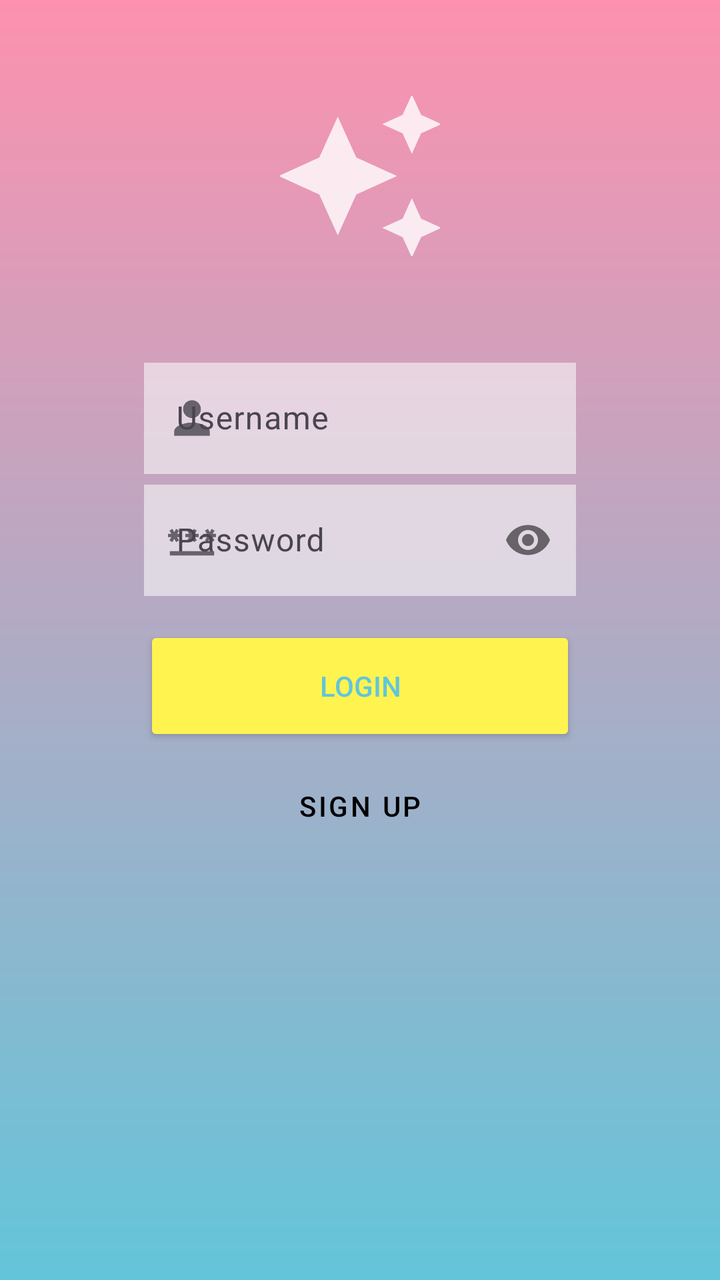
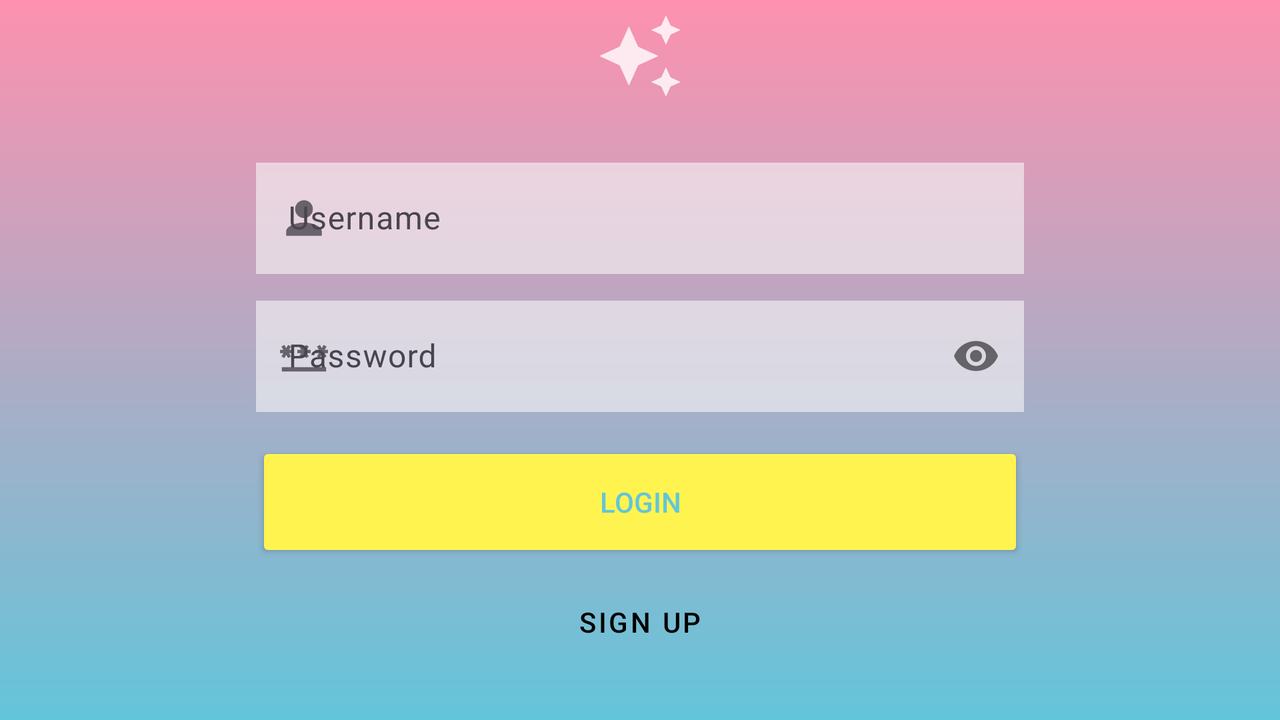

One screen, two layout resources from the same app: the default and the author's alternative for another configuration. Each is rendered where Android would select it; the XML of both is given below.
<!-- AndroidManifest.xml: application theme Theme.NiceStart -->
<!-- res/layout/login.xml -->
<?xml version="1.0" encoding="utf-8"?>
<androidx.constraintlayout.widget.ConstraintLayout xmlns:android="http://schemas.android.com/apk/res/android"
    xmlns:app="http://schemas.android.com/apk/res-auto"
    xmlns:tools="http://schemas.android.com/tools"
    android:id="@+id/login"
    android:layout_width="match_parent"
    android:layout_height="match_parent"
    android:background="@drawable/gradient"
    tools:context="com.min.nicestart.Login">

    <ImageView
        android:id="@+id/girl"
        android:layout_width="match_parent"
        android:layout_height="match_parent"
        android:scaleType="centerCrop"
        app:layout_constraintStart_toStartOf="parent"
        app:layout_constraintTop_toTopOf="parent">
        
    </ImageView>



    <View
        android:layout_width="match_parent"
        android:layout_height="match_parent"
        android:alpha="0.0"
        android:background="@color/amarillo"
        tools:layout_editor_absoluteX="87dp"
        tools:layout_editor_absoluteY="0dp">

    </View>

    <ImageView
        android:id="@+id/logo"
        android:layout_width="80dp"
        android:layout_height="80dp"
        android:layout_marginTop="48dp"
        android:src="@drawable/estrellas"
        app:layout_constraintEnd_toEndOf="parent"
        app:layout_constraintStart_toStartOf="parent"
        app:layout_constraintTop_toTopOf="parent"

        >

    </ImageView>
    <com.google.android.material.textfield.TextInputLayout
        android:id="@+id/user"
        android:layout_width="0dp"
        android:layout_height="wrap_content"
        android:layout_marginTop="48dp"
        app:layout_constraintEnd_toEndOf="@id/guideLine3"
        app:layout_constraintStart_toStartOf="@id/guideLine2"
        app:layout_constraintTop_toBottomOf="@id/logo"
        app:startIconDrawable="@drawable/persona"
        >
        <EditText
            android:layout_width="match_parent"
            android:layout_height="wrap_content"
            android:alpha="0.6"
            android:background="@color/blanco"
            android:hint="@string/username">

        </EditText>
    </com.google.android.material.textfield.TextInputLayout>

    <com.google.android.material.textfield.TextInputLayout
        android:id="@+id/contra"
        android:layout_width="0dp"
        android:layout_height="wrap_content"
        android:layout_marginTop="0dp"
        android:orientation="horizontal"
        app:layout_constraintEnd_toEndOf="@id/guideLine3"
        app:layout_constraintStart_toStartOf="@id/guideLine2"
        app:layout_constraintTop_toBottomOf="@+id/user"
        app:passwordToggleEnabled="true"


        app:startIconDrawable="@drawable/contrase">

        <EditText
            android:id="@+id/password"
            android:layout_width="match_parent"
            android:layout_height="wrap_content"
            android:alpha="0.6"
            android:background="@color/blanco"
            android:hint="@string/password"
            android:inputType="textPassword"
            android:maxLines="1"


            >

        </EditText>

    </com.google.android.material.textfield.TextInputLayout>


    <Button
        android:id="@+id/boton"
        android:onClick="AbrirMain"
        android:text="@string/login"
        app:layout_constraintEnd_toEndOf="@id/guideLine3"
        app:layout_constraintStart_toStartOf="@id/guideLine2"
        app:layout_constraintTop_toBottomOf="@id/contra"
        android:layout_marginTop="15dp"
        style="@style/buttonflat" />
    <Button
        android:id="@+id/loginn"
        android:onClick="AbrirSignup"
        android:text="@string/sign_up"
        app:layout_constraintEnd_toEndOf="@id/guideLine3"
        app:layout_constraintStart_toStartOf="@id/guideLine2"
        app:layout_constraintTop_toBottomOf="@id/boton"
        style="@style/buttonoutlined" />

        <androidx.constraintlayout.widget.Guideline
            android:id="@+id/guideLine2"
            android:layout_width="wrap_content"
            android:layout_height="wrap_content"
            android:orientation="vertical"
            app:layout_constraintGuide_percent="0.20"
            />
        <androidx.constraintlayout.widget.Guideline
            android:id="@+id/guideLine3"
            android:layout_width="wrap_content"
            android:layout_height="wrap_content"
            android:orientation="vertical"
            app:layout_constraintGuide_percent="0.80"
            />



</androidx.constraintlayout.widget.ConstraintLayout>
<!-- resources referenced by this layout -->
<resources>
  <color name="amarillo">#FFF44F</color>
  <color name="blanco">#F8F8F8</color>
  <!-- drawable contrase (drawable-anydpi) -->
  <vector xmlns:android="http://schemas.android.com/apk/res/android"
      android:width="24dp"
      android:height="24dp"
      android:viewportWidth="24"
      android:viewportHeight="24"
      android:tint="#FFFFFF"
      android:alpha="0.8">
    <group android:scaleX="1.1111112"
        android:scaleY="1.1111112"
        android:translateX="-1.3333334"
        android:translateY="-1.3333334">
      <path
          android:fillColor="@android:color/white"
          android:pathData="M2,17h20v2H2V17zM3.15,12.95L4,11.47l0.85,1.48l1.3,-0.75L5.3,10.72H7v-1.5H5.3l0.85,-1.47L4.85,7L4,8.47L3.15,7l-1.3,0.75L2.7,9.22H1v1.5h1.7L1.85,12.2L3.15,12.95zM9.85,12.2l1.3,0.75L12,11.47l0.85,1.48l1.3,-0.75l-0.85,-1.48H15v-1.5h-1.7l0.85,-1.47L12.85,7L12,8.47L11.15,7l-1.3,0.75l0.85,1.47H9v1.5h1.7L9.85,12.2zM23,9.22h-1.7l0.85,-1.47L20.85,7L20,8.47L19.15,7l-1.3,0.75l0.85,1.47H17v1.5h1.7l-0.85,1.48l1.3,0.75L20,11.47l0.85,1.48l1.3,-0.75l-0.85,-1.48H23V9.22z"/>
    </group>
  </vector>
  <!-- drawable estrellas (drawable-anydpi) -->
  <vector xmlns:android="http://schemas.android.com/apk/res/android"
      android:width="24dp"
      android:height="24dp"
      android:viewportWidth="24"
      android:viewportHeight="24"
      android:tint="#FFFFFF"
      android:alpha="0.8">
    <group android:scaleX="1.1111112"
        android:scaleY="1.1111112"
        android:translateX="-1.3333334"
        android:translateY="-1.3333334">
      <path
          android:fillColor="@android:color/white"
          android:pathData="M19,9l1.25,-2.75L23,5l-2.75,-1.25L19,1l-1.25,2.75L15,5l2.75,1.25L19,9zM11.5,9.5L9,4 6.5,9.5 1,12l5.5,2.5L9,20l2.5,-5.5L17,12l-5.5,-2.5zM19,15l-1.25,2.75L15,19l2.75,1.25L19,23l1.25,-2.75L23,19l-2.75,-1.25L19,15z"/>
    </group>
  </vector>
  <!-- drawable gradient (drawable) -->
  <?xml version="1.0" encoding="utf-8"?>
  <shape xmlns:android="http://schemas.android.com/apk/res/android">
      <gradient
          android:startColor="@color/pink"
          android:endColor="@color/azul"
          android:angle="270"
              >
      </gradient>
  </shape>
  <!-- drawable persona: png bitmap (drawable-hdpi, 376 bytes) -->
  <string name="login">LOGIN</string>
  <string name="password">Password</string>
  <string name="sign_up">SIGN UP</string>
  <string name="username">Username</string>
  <style name="buttonflat">
          <item name="android:layout_width">0dp</item>
          <item name="android:layout_height">60dp</item>
          <item name="android:backgroundTint">@color/amarillo</item>
          <item name="android:textColor">@color/azul</item>
          <item name="cornerRadius">8dp</item>
      </style>
  <style name="buttonoutlined" parent="Widget.MaterialComponents.Button.OutlinedButton">
          <item name="android:layout_width">0dp</item>
          <item name="android:layout_height">60dp</item>
          <item name="android:backgroundTint">@color/blanco</item>
          <item name="android:textColor">@color/black</item>
          <item name="cornerRadius">8dp</item>
          <item name="strokeColor">@android:color/white</item>
          <item name="strokeWidth">1dp</item>
  
      </style>
  <style name="Theme.NiceStart" parent="Base.Theme.NiceStart" />
  <color name="pink">#FD91AF</color>
  <color name="azul">#63C5DA</color>
  <color name="black">#FF000000</color>
  <style name="Base.Theme.NiceStart" parent="Theme.Material3.DayNight.NoActionBar">
          
          
      </style>
</resources>
<!-- res/layout-land/login.xml (the author's variant of the layout above) -->
<!-- drawn on the phone turned sideways -->
<?xml version="1.0" encoding="utf-8"?>
<androidx.constraintlayout.widget.ConstraintLayout xmlns:android="http://schemas.android.com/apk/res/android"
    xmlns:app="http://schemas.android.com/apk/res-auto"
    xmlns:tools="http://schemas.android.com/tools"
    android:id="@+id/loginland"
    android:layout_width="match_parent"
    android:layout_height="match_parent"
    android:background="@drawable/gradient"
    tools:context="com.min.nicestart.Login">

    <ImageView
        android:id="@+id/girl"
        android:layout_width="wrap_content"
        android:layout_height="match_parent"
        android:scaleType="centerCrop"
        app:layout_constraintStart_toStartOf="parent"
        app:layout_constraintTop_toTopOf="parent">
        
    </ImageView>



    <View
        android:layout_width="match_parent"
        android:layout_height="match_parent"
        android:alpha="0.0"
        android:background="@color/amarillo"
        tools:layout_editor_absoluteX="87dp"
        tools:layout_editor_absoluteY="0dp">

    </View>

    <ImageView
        android:id="@+id/logo"
        android:layout_width="80dp"
        android:layout_height="40dp"
        android:layout_marginTop="8dp"
        android:src="@drawable/estrellas"
        app:layout_constraintEnd_toEndOf="parent"
        app:layout_constraintStart_toStartOf="parent"
        app:layout_constraintTop_toTopOf="parent"

        >

    </ImageView>
    <com.google.android.material.textfield.TextInputLayout
        android:id="@+id/user"
        android:layout_width="0dp"
        android:layout_height="wrap_content"
        android:layout_marginTop="28dp"
        app:layout_constraintEnd_toEndOf="@id/guideLine3"
        app:layout_constraintStart_toStartOf="@id/guideLine2"
        app:layout_constraintTop_toBottomOf="@id/logo"
        app:startIconDrawable="@drawable/persona"
        >
        <EditText
            android:layout_width="match_parent"
            android:layout_height="wrap_content"
            android:alpha="0.6"
            android:background="@color/blanco"
            android:hint="@string/username">

        </EditText>
    </com.google.android.material.textfield.TextInputLayout>

    <com.google.android.material.textfield.TextInputLayout
        android:id="@+id/contra"
        android:layout_width="0dp"
        android:layout_height="wrap_content"
        android:layout_marginTop="8dp"
        app:layout_constraintEnd_toEndOf="@id/guideLine3"
        app:layout_constraintStart_toStartOf="@id/guideLine2"
        app:layout_constraintTop_toBottomOf="@+id/user"
        app:passwordToggleEnabled="true"
        app:startIconDrawable="@drawable/contrase"



        >

        <EditText
            android:id="@+id/password"
            android:layout_width="match_parent"
            android:layout_height="wrap_content"
            android:alpha="0.6"
            android:background="@color/blanco"
            android:hint="@string/password"
            android:inputType="textPassword"
            android:maxLines="1"
          

            >

        </EditText>

    </com.google.android.material.textfield.TextInputLayout>
    <Button
        android:id="@+id/boton"
        android:onClick="AbrirMain"
        android:text="LOGIN"
        app:layout_constraintEnd_toEndOf="@id/guideLine3"
        app:layout_constraintStart_toStartOf="@id/guideLine2"
        app:layout_constraintTop_toBottomOf="@id/contra"
        android:layout_marginTop="15dp"
        style="@style/buttonflat" />
    <Button
        android:id="@+id/login"
        android:onClick="AbrirSignup"
        android:text="SIGN UP"
        app:layout_constraintEnd_toEndOf="@id/guideLine3"
        app:layout_constraintStart_toStartOf="@id/guideLine2"
        app:layout_constraintTop_toBottomOf="@id/boton"
        style="@style/buttonoutlined" />

        <androidx.constraintlayout.widget.Guideline
            android:id="@+id/guideLine2"
            android:layout_width="wrap_content"
            android:layout_height="wrap_content"
            android:orientation="vertical"
            app:layout_constraintGuide_percent="0.20"
            />
        <androidx.constraintlayout.widget.Guideline
            android:id="@+id/guideLine3"
            android:layout_width="wrap_content"
            android:layout_height="wrap_content"
            android:orientation="vertical"
            app:layout_constraintGuide_percent="0.80"
            />



</androidx.constraintlayout.widget.ConstraintLayout>
<!-- resources referenced by the variant -->
<!-- as the phone turned sideways resolves them -->
<resources>
  <color name="amarillo">#FFF44F</color>
  <color name="blanco">#F8F8F8</color>
  <!-- drawable contrase (drawable-anydpi) -->
  <vector xmlns:android="http://schemas.android.com/apk/res/android"
      android:width="24dp"
      android:height="24dp"
      android:viewportWidth="24"
      android:viewportHeight="24"
      android:tint="#FFFFFF"
      android:alpha="0.8">
    <group android:scaleX="1.1111112"
        android:scaleY="1.1111112"
        android:translateX="-1.3333334"
        android:translateY="-1.3333334">
      <path
          android:fillColor="@android:color/white"
          android:pathData="M2,17h20v2H2V17zM3.15,12.95L4,11.47l0.85,1.48l1.3,-0.75L5.3,10.72H7v-1.5H5.3l0.85,-1.47L4.85,7L4,8.47L3.15,7l-1.3,0.75L2.7,9.22H1v1.5h1.7L1.85,12.2L3.15,12.95zM9.85,12.2l1.3,0.75L12,11.47l0.85,1.48l1.3,-0.75l-0.85,-1.48H15v-1.5h-1.7l0.85,-1.47L12.85,7L12,8.47L11.15,7l-1.3,0.75l0.85,1.47H9v1.5h1.7L9.85,12.2zM23,9.22h-1.7l0.85,-1.47L20.85,7L20,8.47L19.15,7l-1.3,0.75l0.85,1.47H17v1.5h1.7l-0.85,1.48l1.3,0.75L20,11.47l0.85,1.48l1.3,-0.75l-0.85,-1.48H23V9.22z"/>
    </group>
  </vector>
  <!-- drawable estrellas (drawable-anydpi) -->
  <vector xmlns:android="http://schemas.android.com/apk/res/android"
      android:width="24dp"
      android:height="24dp"
      android:viewportWidth="24"
      android:viewportHeight="24"
      android:tint="#FFFFFF"
      android:alpha="0.8">
    <group android:scaleX="1.1111112"
        android:scaleY="1.1111112"
        android:translateX="-1.3333334"
        android:translateY="-1.3333334">
      <path
          android:fillColor="@android:color/white"
          android:pathData="M19,9l1.25,-2.75L23,5l-2.75,-1.25L19,1l-1.25,2.75L15,5l2.75,1.25L19,9zM11.5,9.5L9,4 6.5,9.5 1,12l5.5,2.5L9,20l2.5,-5.5L17,12l-5.5,-2.5zM19,15l-1.25,2.75L15,19l2.75,1.25L19,23l1.25,-2.75L23,19l-2.75,-1.25L19,15z"/>
    </group>
  </vector>
  <!-- drawable gradient (drawable) -->
  <?xml version="1.0" encoding="utf-8"?>
  <shape xmlns:android="http://schemas.android.com/apk/res/android">
      <gradient
          android:startColor="@color/pink"
          android:endColor="@color/azul"
          android:angle="270"
              >
      </gradient>
  </shape>
  <!-- drawable persona: png bitmap (drawable-hdpi, 376 bytes) -->
  <string name="password">Password</string>
  <string name="username">Username</string>
  <style name="buttonflat">
          <item name="android:layout_width">0dp</item>
          <item name="android:layout_height">60dp</item>
          <item name="android:backgroundTint">@color/amarillo</item>
          <item name="android:textColor">@color/azul</item>
          <item name="cornerRadius">8dp</item>
      </style>
  <style name="buttonoutlined" parent="Widget.MaterialComponents.Button.OutlinedButton">
          <item name="android:layout_width">0dp</item>
          <item name="android:layout_height">60dp</item>
          <item name="android:backgroundTint">@color/blanco</item>
          <item name="android:textColor">@color/black</item>
          <item name="cornerRadius">8dp</item>
          <item name="strokeColor">@android:color/white</item>
          <item name="strokeWidth">1dp</item>
  
      </style>
  <style name="Theme.NiceStart" parent="Base.Theme.NiceStart" />
  <color name="pink">#FD91AF</color>
  <color name="azul">#63C5DA</color>
  <color name="black">#FF000000</color>
  <style name="Base.Theme.NiceStart" parent="Theme.Material3.DayNight.NoActionBar">
          
          
      </style>
</resources>
